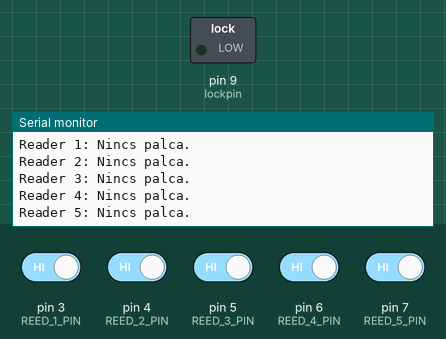
Bench run of a sketch on a simulated Arduino Uno, built with avr-gcc and run on an emulated ATmega328P. Shown: switched loads named in the sketch (green lamp = pin HIGH), the last lines printed to the serial monitor. The test bench sets the inputs (shaded band); at power-on: pin 3 (REED_1_PIN), pin 4 (REED_2_PIN), pin 5 (REED_3_PIN), pin 6 (REED_4_PIN), pin 7 (REED_5_PIN) HIGH.

Above: at 1.2 s.
1.3 s: pin 3 (REED_1_PIN) driven LOW
3.0 s: pin 4 (REED_2_PIN) driven LOW
At 3.8 s:
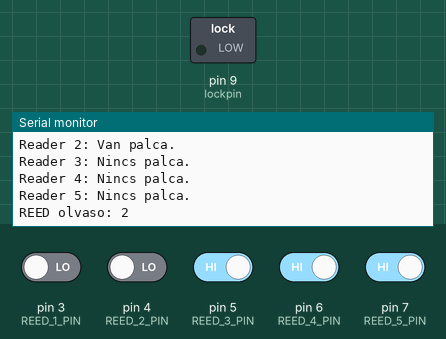
6.0 s: pin 5 (REED_3_PIN) driven LOW
At 6.7 s:
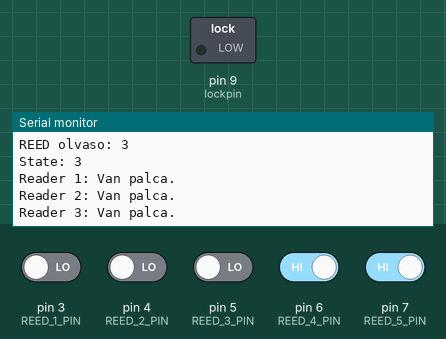
9.0 s: pin 6 (REED_4_PIN) driven LOW
12.0 s: pin 7 (REED_5_PIN) driven LOW
At 13.0 s:
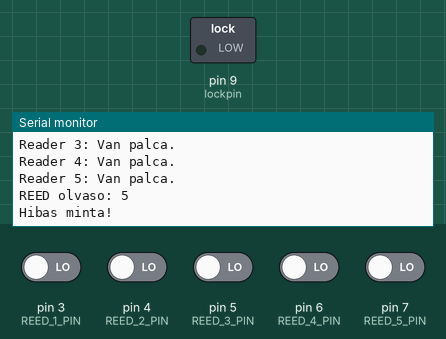
13.8 s: pin 3 (REED_1_PIN) driven HIGH
Timing chart, 0 to 16.8 s (numbered marks = the images above; inputs shaded):
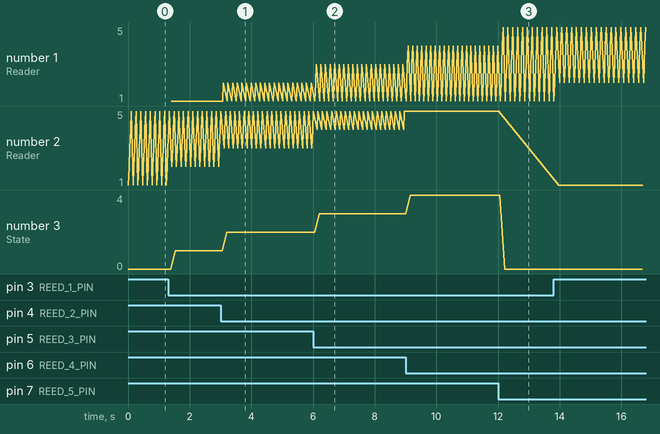

The sketch:

REED_Szimbolumra_nyilo_szekreny.ino
```cpp
#define lockpin 9

#define REED_1_PIN 3
#define REED_2_PIN 4
#define REED_3_PIN 5
#define REED_4_PIN 6
#define REED_5_PIN 7
const byte REED[5] = {REED_1_PIN, REED_2_PIN, REED_3_PIN, REED_4_PIN, REED_5_PIN};

#define NR_OF_READERS   5

#define state_Start 0
#define state_1 1
#define state_2 2
#define state_3 3
#define state_4 4
#define state_5 5
#define state_6 6
#define state_End 7

#define minta_1 1 //fent
#define minta_2 2 //bal
#define minta_3 3 //alul
#define minta_4 4 //jobb
#define minta_5 1 //fent
#define minta_6 3 //alul
#define minta_7 5 //legalul


byte state = state_Start;

unsigned long millis_val = 0;
const int millis_delay = 7000;


void setup()
{
	Serial.begin(9600); // Setup Serial- Monitor

  pinMode(lockpin, OUTPUT);
  digitalWrite(lockpin, LOW);

  pinMode(REED_1_PIN, INPUT_PULLUP);
  pinMode(REED_2_PIN, INPUT_PULLUP);
  pinMode(REED_3_PIN, INPUT_PULLUP);
  pinMode(REED_4_PIN, INPUT_PULLUP);
  pinMode(REED_5_PIN, INPUT_PULLUP);
}


void loop()
{
  if(millis() - millis_val > millis_delay) state = state_Start;
  Serial.println(""); Serial.print("State: "); Serial.println(state);

  byte REED_num = readREEDs();

  switch (state)
  {

    case state_Start:
      if(REED_num == minta_1)
      {
        state = state_1;
        millis_val = millis();
      }

      else
      {
        if(REED_num)
        {
          Serial.println("Hibas minta!");
          state = state_Start;
        }
      }
    break;


    case state_1:
      if(REED_num == minta_2)
      {
        state = state_2;
        millis_val = millis();
      }

      else
      {
        if(REED_num && REED_num != minta_1)
        {
          Serial.println("Hibas minta!");
          state = state_Start;
        }
      }
    break;


    case state_2:
      if(REED_num == minta_3)
      {
        state = state_3;
        millis_val = millis();
      }

      else
      {
        if(REED_num && REED_num != minta_2)
        {
          Serial.println("Hibas minta!");
          state = state_Start;
        }
      }
    break;


    case state_3:
      if(REED_num == minta_4)
      {
        state = state_4;
        millis_val = millis();
      }

      else
      {
        if(REED_num && REED_num != minta_3)
        {
          Serial.println("Hibas minta!");
          state = state_Start;
        }
      }
    break;


    case state_4:
      if(REED_num == minta_5)
      {
        state = state_5;
        millis_val = millis();
      }

      else
      {
        if(REED_num && REED_num != minta_4)
        {
          Serial.println("Hibas minta!");
          state = state_Start;
        }
      }
    break;


    case state_5:
      if(REED_num == minta_6)
      {
        state = state_6;
        millis_val = millis();
      }

      else
      {
        if(REED_num && REED_num != minta_5)
        {
          Serial.println("Hibas minta!");
          state = state_Start;
        }
      }
    break;


    case state_6:
      if(REED_num == minta_7)
      {
        state = state_End;
      }

      else
      {
        if(REED_num && REED_num != minta_6)
        {
          Serial.println("Hibas minta!");
          state = state_Start;
        }
      }
    break;


    case state_End:
      delay(500);
      Serial.println("Nyitas!");
      digitalWrite(lockpin, HIGH);
      delay(3000);
      digitalWrite(lockpin, LOW);
      state = state_Start;
    break;

  }

  delay(10);
}


byte readREEDs()
{
  byte reader_num = 0;

  for (int reader = 0; reader < NR_OF_READERS; reader++)
  {
    Serial.print("Reader "); Serial.print(reader+1);

    if (!digitalRead(REED[reader]))
    {
      Serial.println(": Van palca.");
      reader_num = reader+1;
    }

    else
    {
      Serial.println(": Nincs palca.");
    }
  }

  Serial.print("REED olvaso: "); Serial.println(reader_num);
  return reader_num;
}
```

Measured:
- after the input at 3.0 s, the serial monitor: prints a new line after 0.09 s (image 1)
- after the input at 6.0 s, the serial monitor: prints a new line after 0.11 s (image 2)
- after the input at 12.0 s, the serial monitor: prints a new line after 0.17 s (image 3)
- plotted number 3: 4 → 0 after the input at 12.0 s
